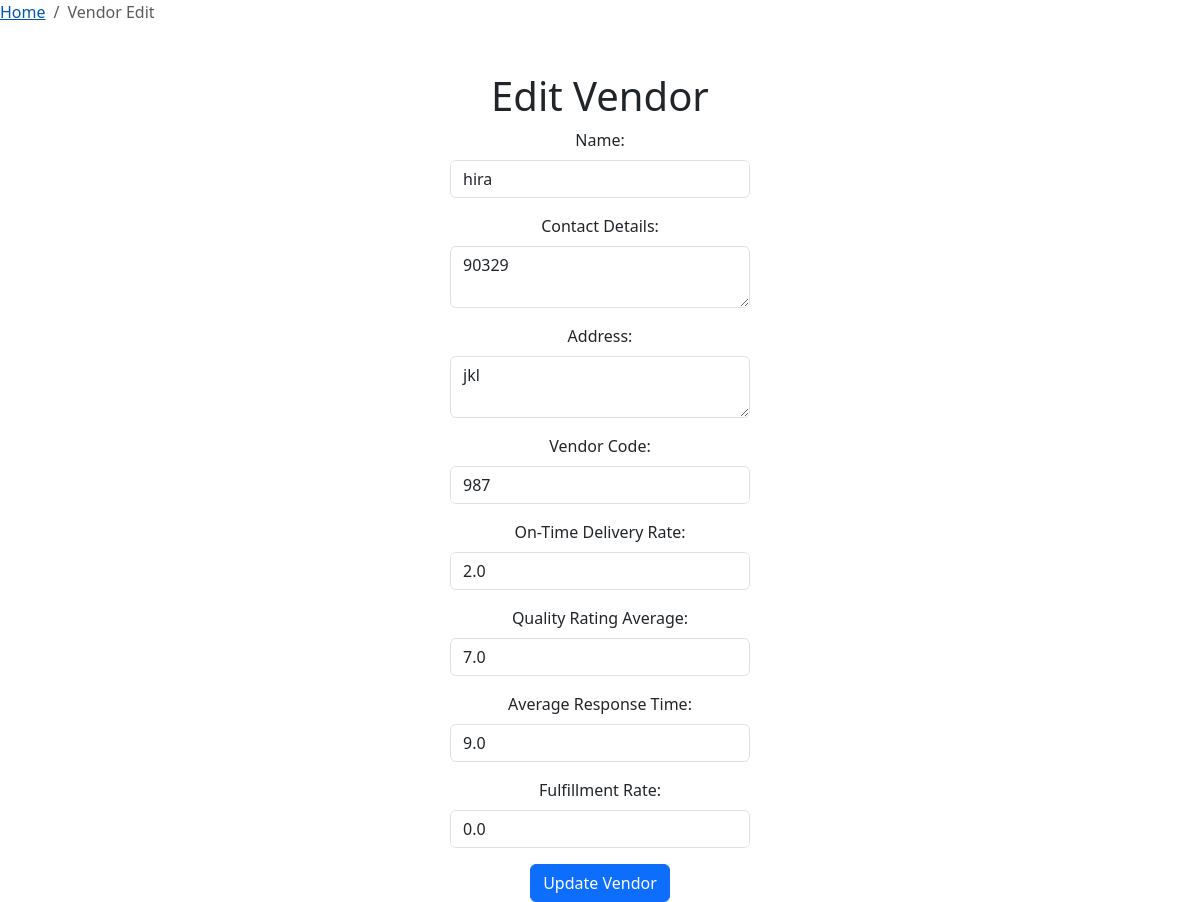
The app's page /edit_vendor/5/, older data.
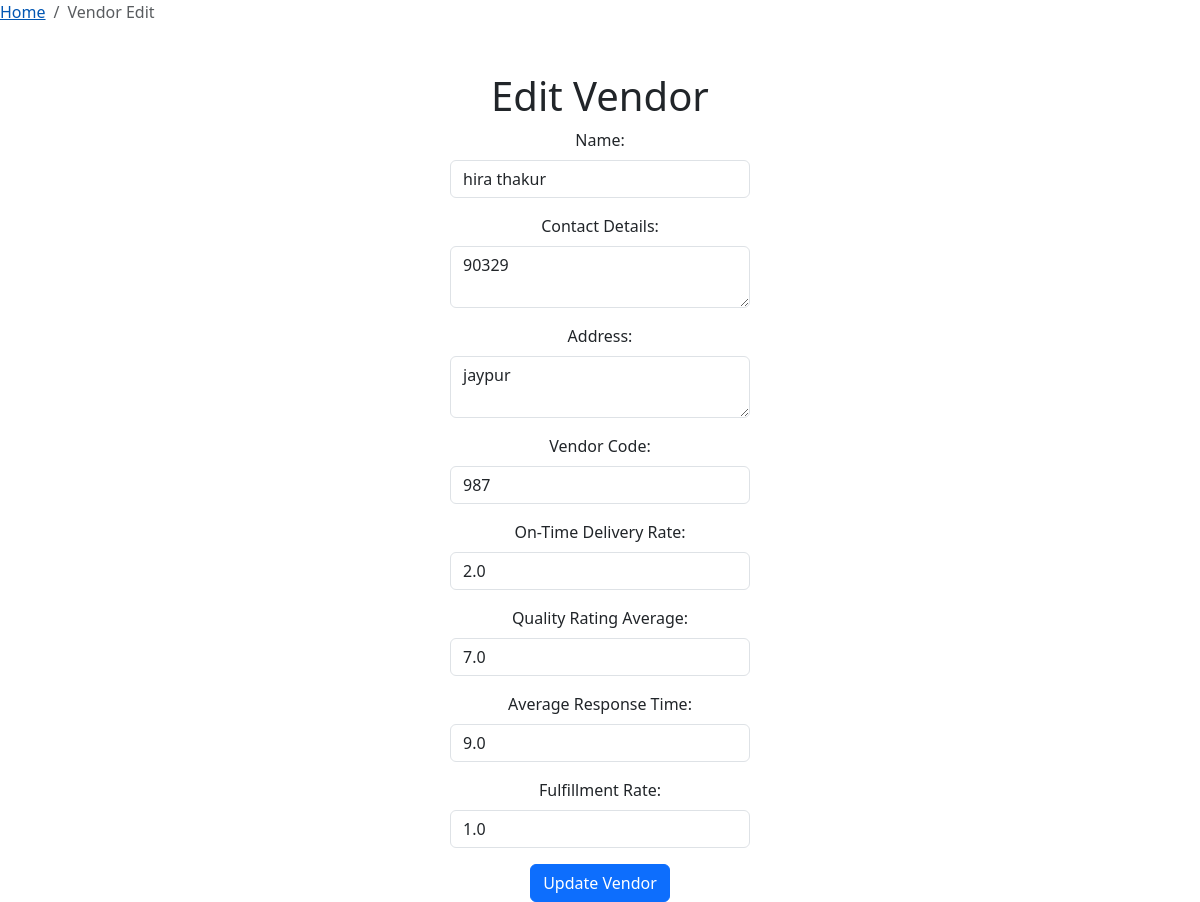
The same page, newer data.
### vms/models.py (models this page shows, shortened)
class Vendor(models.Model):
    name = models.CharField(max_length=50)
    contact_details = models.TextField()
    address = models.TextField()
    vendor_code = models.CharField(max_length=20, unique=True)
    on_time_delivery_rate = models.FloatField(default=0)
    quality_rating_avg = models.FloatField(default=0)
    average_response_time = models.FloatField(default=0)
    fulfillment_rate = models.FloatField(default=0)

### vms/views.py (the view)
# urls.py: path('edit_vendor/<int:vendor_id>/', views.edit_vendor, name='edit_vendor'),
def edit_vendor(request, vendor_id):
    vendor = get_object_or_404(Vendor, pk=vendor_id)
    if request.method == 'POST':
        form = VendorForm(request.POST, instance=vendor)
        if form.is_valid():
            form.save()
            messages.success(request, 'Vendor data updated successfully.')
            return redirect('edit_vendor', vendor_id=vendor_id)
    else:
        form = VendorForm(instance=vendor)
    context = {
        'vendor_id': vendor_id,
        'vendor': vendor,
        'form': form,
    }
    return render(request, 'vendor/edit_vendor.html', context)

### vms/forms.py
class VendorForm(forms.ModelForm):
    class Meta:
        model = Vendor
        fields = '__all__'

### templates/vendor/edit_vendor.html (shortened to what this page needs)
<!DOCTYPE html>
<html lang="en">
<head>
    <link href="https://stackpath.bootstrapcdn.com/bootstrap/4.5.2/css/bootstrap.min.css" rel="stylesheet">
    <link href="https://cdn.jsdelivr.net/npm/bootstrap@5.3.0-alpha1/dist/css/bootstrap.min.css" rel="stylesheet">
</head>
<body>
    <div class="pagetitle">
        <nav>
          <ol class="breadcrumb">
            <li class="breadcrumb-item"><a href="{% url 'index' %}">Home</a></li>
            <li class="breadcrumb-item active">Vendor Edit</li>
          </ol>
        </nav>
    </div>
    <center>
    <div class="container">
        <h1 class="mt-5">Edit Vendor</h1>
        <form id="updateVendorForm" method="POST" action="{% url 'edit_vendor' vendor_id=vendor_id %}" enctype="multipart/form-data">
            <div class="mb-3">
                <label for="name" class="form-label">Name:</label>
                <input type="text" class="form-control form-field-lg" id="name" name="name" value="{{ vendor.name }}">
            </div>
            <div class="mb-3">
                <label for="contact_details" class="form-label">Contact Details:</label>
                <textarea class="form-control form-field-lg" id="contact_details" name="contact_details">{{ vendor.contact_details }}</textarea>
            </div>
            <div class="mb-3">
                <label for="address" class="form-label">Address:</label>
                <textarea class="form-control form-field-lg" id="address" name="address">{{ vendor.address }}</textarea>
            </div>
            <div class="mb-3">
                <label for="vendor_code" class="form-label">Vendor Code:</label>
                <input type="text" class="form-control form-field-lg" id="vendor_code" name="vendor_code" value="{{ vendor.vendor_code }}">
            </div>
            <div class="mb-3">
                <label for="on_time_delivery_rate" class="form-label">On-Time Delivery Rate:</label>
                <input type="number" class="form-control form-field-lg" id="on_time_delivery_rate" name="on_time_delivery_rate" step="0.01" value="{{ vendor.on_time_delivery_rate }}">
            </div>
            <div class="mb-3">
                <label for="quality_rating_avg" class="form-label">Quality Rating Average:</label>
                <input type="number" class="form-control form-field-lg" id="quality_rating_avg" name="quality_rating_avg" step="0.01" value="{{ vendor.quality_rating_avg }}">
            </div>
            <div class="mb-3">
                <label for="average_response_time" class="form-label">Average Response Time:</label>
                <input type="number" class="form-control form-field-lg" id="average_response_time" name="average_response_time" step="0.01" value="{{ vendor.average_response_time }}">
            </div>
            <div class="mb-3">
                <label for="fulfillment_rate" class="form-label">Fulfillment Rate:</label>
                <input type="number" class="form-control form-field-lg" id="fulfillment_rate" name="fulfillment_rate" step="0.01" value="{{ vendor.fulfillment_rate }}">
            </div>
            <button type="submit" class="btn btn-primary" id="updateBtn">Update Vendor</button>
        </form>
    </div>
    </center>
</body>
</html>

Row changes from the older to the newer data that the page shows:
changed Vendor: name "hira" → "hira thakur"; address "jkl" → "jaypur"; fulfillment_rate "0.0" → "1.0"
